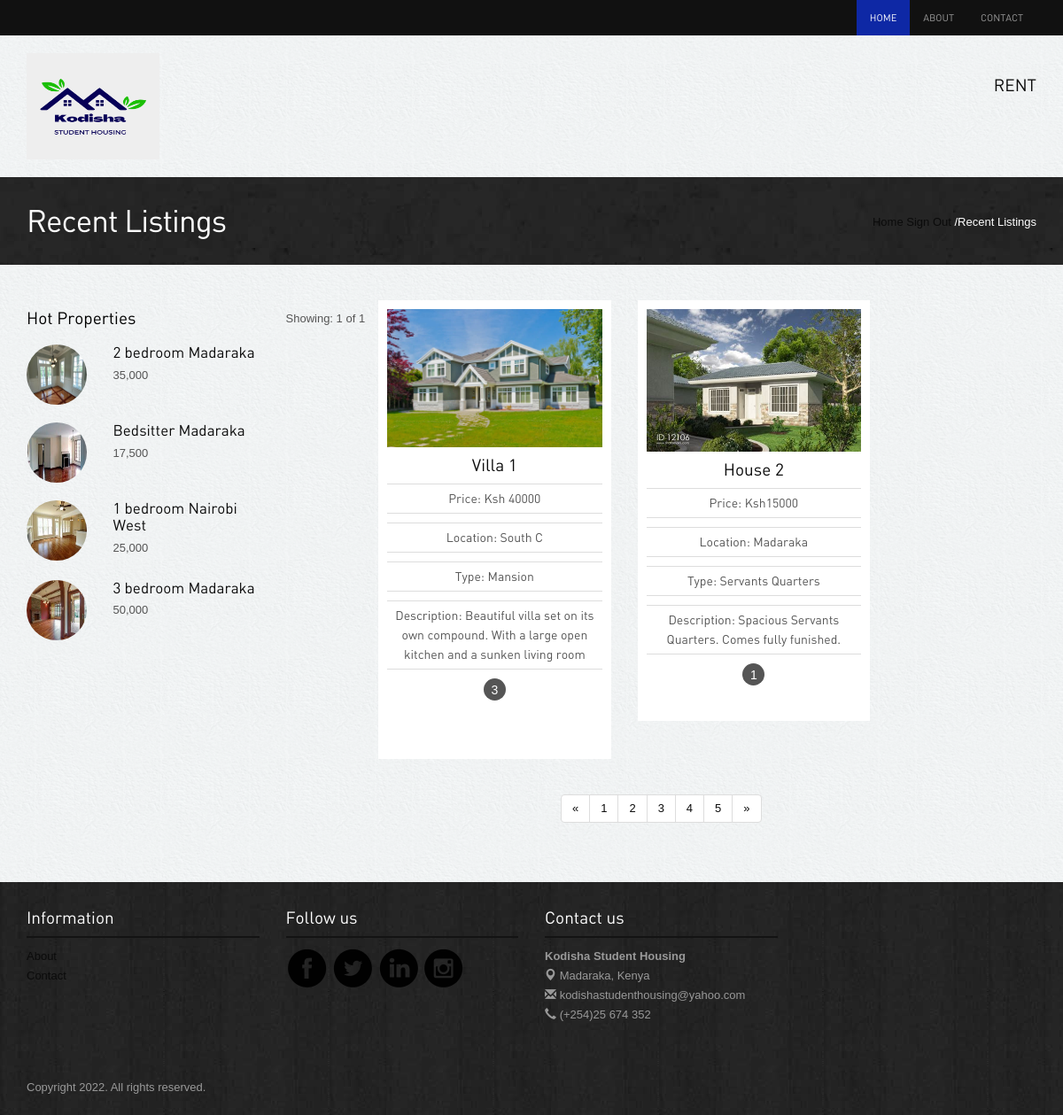
Screenshot of /display.php with the database file from the repository.
### tables this page shows
CREATE TABLE `listings` (
  `id` int(11) NOT NULL,
  `clientsid` int(11) NOT NULL,
  `name` varchar(255) NOT NULL,
  `price` varchar(255) NOT NULL,
  `images` varchar(255) NOT NULL,
  `rooms` varchar(255) NOT NULL,
  `size` varchar(255) NOT NULL,
  `type` varchar(255) NOT NULL,
  `location` varchar(255) NOT NULL,
  `description` varchar(255) NOT NULL
);

### display.php (the view, shortened to what this page needs)
<?php
  include"connect.php";
$sql = " SELECT * FROM listings ";
$result = mysqli_query($conn,$sql);
?>
<?php include'header.php';?>
<div class="inside-banner">
  <div class="container">
    <span class="pull-right"><a href="index.php">Home</a><?=$_SESSION ['username'] ?> <a href="logout.php">Sign Out</a> /Recent Listings</span>
    <h2>Recent Listings</h2>
</div>
</div>
<div class="container">
<div class="properties-listing spacer">
<div class="row">
<div class="col-lg-3 col-sm-4 ">
<div class="hot-properties hidden-xs">
<h4>Hot Properties</h4>
<div class="row">
                <div class="col-lg-4 col-sm-5"><img src="images/properties/5a.jpg" class="img-responsive img-circle" alt="properties"></div>
                <div class="col-lg-8 col-sm-7">
                  <h5><a href="property-detail.php">2 bedroom Madaraka</a></h5>
                  <p class="price">35,000</p> </div>
              </div>
<div class="row">
                <div class="col-lg-4 col-sm-5"><img src="images/properties/6.jpg" class="img-responsive img-circle" alt="properties"></div>
                <div class="col-lg-8 col-sm-7">
                  <h5><a href="property-detail.php">Bedsitter Madaraka</a></h5>
                  <p class="price">17,500</p> </div>
              </div>
<div class="row">
                <div class="col-lg-4 col-sm-5"><img src="images/properties/7.jpg" class="img-responsive img-circle" alt="properties"></div>
                <div class="col-lg-8 col-sm-7">
                  <h5><a href="property-detail.php">1 bedroom Nairobi West</a></h5>
                  <p class="price">25,000</p> </div>
                  </div>
<div class="row">
                <div class="col-lg-4 col-sm-5"><img src="images/properties/8.jpg" class="img-responsive img-circle" alt="properties"></div>
                <div class="col-lg-8 col-sm-7">
                  <h5><a href="property-detail.php">3 bedroom Madaraka</a></h5>
                  <p class="price">50,000</p> </div>
              </div>
</div>
</div>
<div class="col-lg-9 col-sm-8">
<div class="sortby clearfix">
<div class="pull-left result">Showing: 1 of 1 </div>
<div class="row">
<?php
        while($rows=$result->fetch_assoc())
        {
      ?>
      <div class="col-lg-4 col-sm-6">
      <div class="properties">
        <div class="image-holder" height="5000" width="1000"><img src="<?php echo $rows['images'];?>" height="644" width="1000" class="img-responsive" alt="properties">
        </div>
        <h4><a href="property-detail.php"><?php echo $rows['name'];?></a></h4>
        <p class="price">Price: <?php echo $rows['price'];?></p>
        <p class="price">Location: <?php echo $rows['location'];?></p>
        <p class="price">Type: <?php echo $rows['type'];?></p>
        <p class="price">Description: <?php echo $rows['description'];?></p>
        <div class="listing-detail"><span data-toggle="tooltip" data-placement="bottom" data-original-title="Bed Room"><?php echo $rows['rooms'];?></span>  </div>
      </div>
      </div>
      <?php
        }
      ?>
</div>
      <div class="center">
<ul class="pagination">
          <li><a href="#">«</a></li>
          <li><a href="#">1</a></li>
          <li><a href="#">2</a></li>
          <li><a href="#">3</a></li>
          <li><a href="#">4</a></li>
          <li><a href="#">5</a></li>
          <li><a href="#">»</a></li>
        </ul>
</div>
</div>
</div>
</div>
</div>
</div>
<?php include'footer.php';?>

### header.php (shortened to what this page needs)
<!DOCTYPE html>
<html lang="en">
<head>
 	<link rel="stylesheet" href="assets/bootstrap/css/bootstrap.css" />
  <link rel="stylesheet" href="assets/style.css"/>
<link rel="stylesheet" href="assets/owl-carousel/owl.carousel.css">
<link rel="stylesheet" href="assets/owl-carousel/owl.theme.css">
    <link rel="stylesheet" type="text/css" href="assets/slitslider/css/style.css" />
    <link rel="stylesheet" type="text/css" href="assets/slitslider/css/custom.css" />
</head>
<body>
<div class="navbar-wrapper">
        <div class="navbar-inverse" role="navigation">
          <div class="container">
            <div class="navbar-collapse  collapse">
              <ul class="nav navbar-nav navbar-right">
               <li class="active"><a href="index.php">Home</a></li>
                <li><a href="about.php">About</a></li>
                <li><a href="contact.php">Contact</a></li>
              </ul>
            </div>
          </div>
        </div>
    </div>
<div class="container">
<div class="header">
<a href="index.php"><img src="images/logo5.png" height="120" width="150"></a>
              <ul class="pull-right">
                <li><a href="view.php">Rent</a></li>
              </ul>
</div>
</div>

### footer.php
<div class="footer">
<div class="container">
<div class="row">
            <div class="col-lg-3 col-sm-3">
                   <h4>Information</h4>
                   <ul class="row">
                <li class="col-lg-12 col-sm-12 col-xs-3"><a href="about.php">About</a></li>
                <li class="col-lg-12 col-sm-12 col-xs-3"><a href="contact.php">Contact</a></li>
              </ul>
            </div>
            <div class="col-lg-3 col-sm-3">
                    <h4>Follow us</h4>
                    <a href="#"><img src="images/facebook.png" alt="facebook"></a>
                    <a href="#"><img src="images/twitter.png" alt="twitter"></a>
                    <a href="#"><img src="images/linkedin.png" alt="linkedin"></a>
                    <a href="#"><img src="images/instagram.png" alt="instagram"></a>
            </div>
             <div class="col-lg-3 col-sm-3">
                    <h4>Contact us</h4>
                    <p><b>Kodisha Student Housing</b><br>
<span class="glyphicon glyphicon-map-marker"></span> Madaraka, Kenya <br>
<span class="glyphicon glyphicon-envelope"></span> kodishastudenthousing@yahoo.com<br>
<span class="glyphicon glyphicon-earphone"></span> (+254)25 674 352</p>
            </div>
        </div>
<p class="copyright">Copyright 2022. All rights reserved.	</p>
</div></div>
</body>
</html>

### assets/style.css (style rules this page uses)
body { color:#555; font:normal 13px/22px Arial; background:url(../images/bgmain.png) #eee; }
h1,h2,h3,h4,h5 { font-weight:normal; font-family: din;margin: 0;padding: 0;color: #000 }
h2 { font-size: 35px; letter-spacing: -1px;margin-bottom: 20px; }
h4 { margin: 10px 0; font-size: 19px; }
h5 { margin: 0 0 5px 0; font-size: 17px; }
p { margin-bottom: 30px; }
a { color:#0b0b0b; text-decoration:none;outline: none; }
.spacer { margin-top: 40px;margin-bottom:40px; }
.center { text-align: center; }
.header { padding: 20px 0; }
.header ul { list-style: none;margin: 0; padding: 0;margin-top: 25px; }
.header ul li { display: inline-block; padding: 0 0 0 40px; }
.header ul li a { font-size: 19px;font-family: din;text-transform: uppercase; }
.navbar-inverse { background-color: #111; }
.navbar-inverse .navbar-nav > li > a { font-size: 11px;padding-top: 10px;padding-bottom: 10px;font-family: din;text-transform: uppercase; }
.navbar-inverse .navbar-nav > .active > a, .navbar-inverse .navbar-nav > .active > a:hover, .navbar-inverse .navbar-nav > .active > a:focus { background-color: #0e28a5; }
.properties-listing div.properties { padding: 10px; background-color: #fff;text-align: center; margin-bottom: 20px; }
.properties-listing div.properties .image-holder { position: relative; }
.properties-listing div.properties p { margin-bottom: 10px; font-size: 14px;border-top: 1px solid #ddd;border-bottom: 1px solid #ddd;padding: 5px 0;font-family: din; }
.listing-detail { margin-bottom: 30px; }
.listing-detail span { color: #fff; width: 25px; height: 25px; background-color: #555;display: inline-block;border-radius:25px; text-align: center;line-height: 26px; font-size: 14px;cursor: crosshair; }
.inside-banner { background:url(../images/bginside.jpg) #222;color: #fff; padding: 30px 0; }
.inside-banner h2 { margin: 0; color: #fff; }
.inside-banner span { margin-top: 10px; }
.hot-properties { margin-bottom: 50px; }
.hot-properties img { width: 68px; height: 68px; }
.hot-properties h4 { margin-bottom: 20px; }
.hot-properties .row { margin-bottom: 20px; }
.hot-properties .row p { margin-bottom: 5px; }
.sortby .result { margin-top: 10px; }
.footer { background:url(../images/bg.jpg) #222; padding: 20px 0; color: #999; }
.footer h4 { color: #fff;border-bottom: 2px solid #131313;margin-bottom: 10px;padding-bottom: 10px; }
.footer ul { list-style: none;padding: 0; }
.footer p.copyright { margin: 30px 0 0 0; }

### rows the page displays
listings: images (picture), name "Villa 1", price "Ksh 40000", location "South C", type "Mansion", description "Beautiful villa set on its own compound. With a large open kitchen and a sunken living room", rooms "3 Bedrooms"
listings: images (picture), name "House 2", price "Ksh15000", location "Madaraka", type "Servants Quarters", description "Spacious Servants Quarters. Comes fully funished.", rooms "1"
